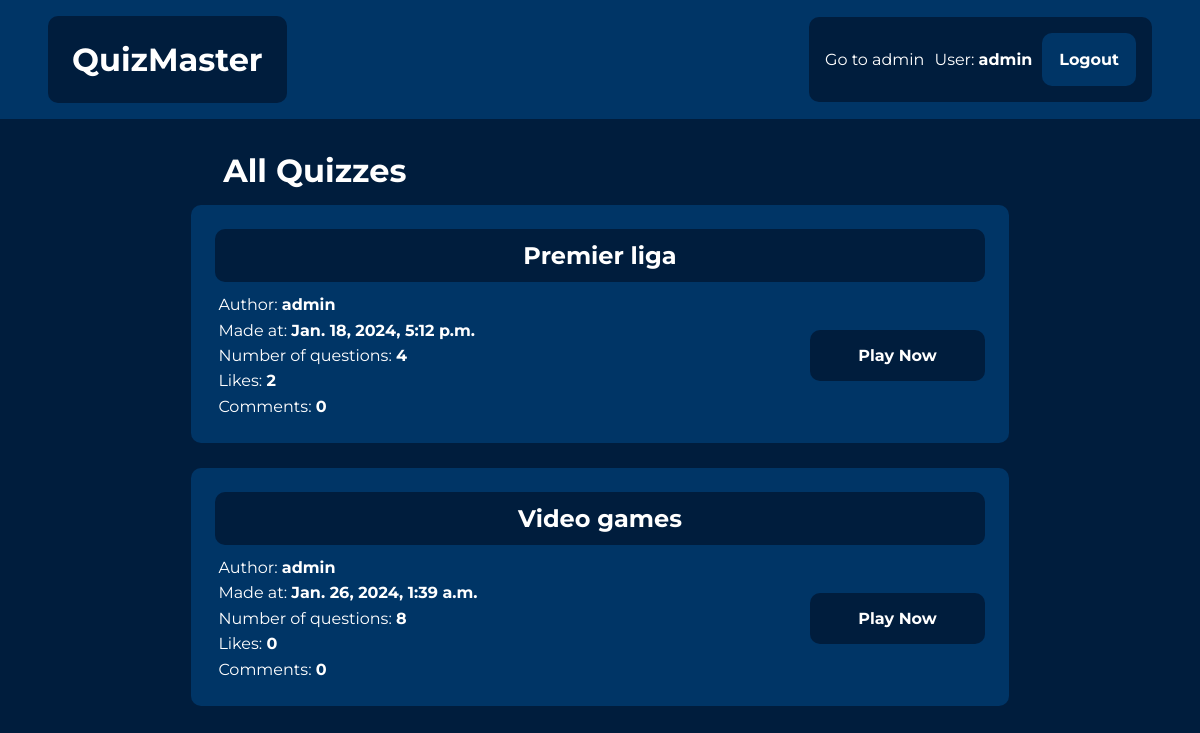
The app's page /quiz/list/ (signed in) with its own data.
### quiz/models.py (models this page shows, shortened)
class Quiz(models.Model):
    quiz_name = models.CharField(max_length=200, blank=False)
    pub_date = models.DateTimeField("date published", auto_now_add=True)
    description = models.TextField(blank=False)
    author = models.ForeignKey(User, on_delete=models.CASCADE)

### quiz/views.py (the view)
# urls.py: path('list/', views.quiz_list, name="quiz_list"),
def quiz_list(request):
    context = {}
    quizzes = Quiz.objects.all()
    context = {
        "quizzes": quizzes
    }
    return render(request, 'quiz/list.html', context)

### quiz/templates/quiz/list.html
{% extends 'quiz/base.html' %}
{% block content %}
<div class="quiz-list-layout">
    <h1 class="quiz-list-heading">All Quizzes</h1>
{% for quiz in quizzes %}
    <div class="quiz-list-item">
        <h2 class="list-item-heading">
            <a href="{% url 'quiz:detail' quiz.id %}">{{ quiz.quiz_name }}</a>
        </h2>
        <div class="list-item-info">
            <p>Author:
                <a href="{% url 'quiz:user_profile' quiz.author.id %}" class="author-link">{{ quiz.author }}</a>
            </p>
            <p>Made at: <span style="font-weight: bold;">{{ quiz.pub_date }}</span></p>
            <p>Number of questions: <span style="font-weight: bold;">{{ quiz.question_set.count }}</span></p>
            <p>Likes: <span style="font-weight: bold;">{{ quiz.likes.count }}</span></p>
            <p>Comments: <span style="font-weight: bold;">{{ quiz.comments.count }}</span></p>
        </div>
        <div class="list-item-button-div">
            <a href="{% url 'quiz:solve_quiz' quiz.id %}">
                <button class="list-item-button">Play Now</button>
            </a>
        </div>
    </div>
{% endfor %}
</div>
{% endblock content %}

### quiz/templates/quiz/base.html (shortened to what this page needs)
{% load static %}
<html>
    <head>
        <link rel="stylesheet" href="{% static 'quiz/css/base.css' %}">
        <link rel="stylesheet" href="{% static 'quiz/css/home.css' %}">
        <link rel="stylesheet" href="{% static 'quiz/css/quiz_list.css' %}">
        <link rel="stylesheet" href="{% static 'quiz/css/quiz_detail.css' %}">
        <link rel="stylesheet" href="{% static 'quiz/css/quiz_create.css' %}">
        <link rel="stylesheet" href="{% static 'quiz/css/quiz_edit.css' %}">
        <link rel="stylesheet" href="{% static 'quiz/css/quiz_solve.css' %}">
        <link rel="stylesheet" href="{% static 'quiz/css/solve_result.css' %}">
        <link rel="stylesheet" href="{% static 'quiz/css/question_detail.css' %}">
        <link rel="stylesheet" href="{% static 'quiz/css/user_profile.css' %}">
        <link rel="stylesheet" href="{% static 'registration/css/registration.css' %}">
    </head>
    <body>
        <header class="header">
            <div class="header-brand">
                <h1>
                    <a href="/" class="home-link">QuizMaster</a>
                </h1>
            </div>
            <nav class="header-nav">
                {% if request.user.is_superuser %}
                    <a class="admin-link" href="/admin">Go to admin</a>
                {% endif %}
                {% if request.user.is_authenticated %}
                    <p class="nav-username">User:
                        <a href="{% url 'quiz:user_profile' request.user.id %}" class="author-link">
                            {{ request.user.username }}
                        </a>
                    </p>
                    <form method="post" action="{% url 'logout' %}" class="logout-form">
                        <button type="submit">Logout</button>
                    </form>
                {% endif %}
            </nav>
        </header>
        <div class="main-content">
            {% block content %}
            {% endblock %}
        </div>
    </body>
</html>

### quiz/static/quiz/css/base.css (style rules this page uses)
body, html { margin: 0; padding: 0; height: 100%; font-family: 'Montserrat', sans-serif; background: #001D3D; }
button, input { font-family: 'Montserrat', sans-serif; }
p, h1, h2, h3, h4, h5, h6 { margin: 0; padding: 0; }
a { text-decoration: none; }
.header { display: flex; flex-basis: 100%; justify-content: space-between; align-items: center; padding: 1em 3em; background-color: #003566; }
.header-brand { color: white; background-color: #001D3D; border-radius: 10px; padding: 1.5em; }
.home-link { color: white; }
.header-nav { display: flex; align-items: center; background-color: #001D3D; border-radius: 10px; padding: 1em; color: white; }
.nav-username { margin-right: 10px; }
.logout-form { display: flex; align-items: center; margin-block-end: 0; }
.logout-form button { border: 1px solid transparent; border-radius: 10px; padding: 10px; background: #003566; color: white; font-size: 16px; cursor: pointer; font-weight: bold; padding: 1em; }
.admin-link { margin-right: 10px; color: white; }
.main-content { display: flex; justify-content: center; align-items: center; flex-wrap: wrap; padding: 1em; }

### quiz/static/quiz/css/quiz_list.css (style rules this page uses)
.quiz-list-layout { flex-basis: 70%; display: flex; justify-content: center; align-items: center; flex-wrap: wrap; padding: 1em 2em; }
.quiz-list-heading { flex-basis: 100%; padding-left: 1em; margin-bottom: 15px; color: white; }
.quiz-list-item { flex-basis: 100%; padding: 1.5em; display: flex; flex-wrap: wrap; align-items: stretch; margin-bottom: 25px; border-radius: 10px; background-color: #003566; color: white; }
.list-item-heading { flex-basis: 100%; margin-bottom: 10px; background: #001D3D; border-radius: 10px; text-align: center; padding: 0.5em 0; }
.list-item-heading a { color: white; }
.list-item-info { flex-basis: 50%; }
.list-item-info p { width: 100%; padding: 0.2em; }
.list-item-button-div { flex-basis: 50%; display: flex; justify-content: flex-end; align-items: center; }
.list-item-button { padding: 1em 3em; border: none; cursor: pointer; background-color: #001D3D; color: white; border-radius: 10px; font-weight: bold; font-size: medium; }

### quiz/static/quiz/css/quiz_detail.css (style rules this page uses)
.author-link { color: white; font-weight: bold; }

### records on screen
Quiz: quiz_name "Premier liga", author "admin", pub_date "Jan. 18, 2024, 5:12 p.m.", question_set.count "4", likes.count "2", comments.count "0"
Quiz: quiz_name "Video games", author "admin", pub_date "Jan. 26, 2024, 1:39 a.m.", question_set.count "8", likes.count "0", comments.count "0"

### other values on screen
{{ request.user.username }} "admin"
